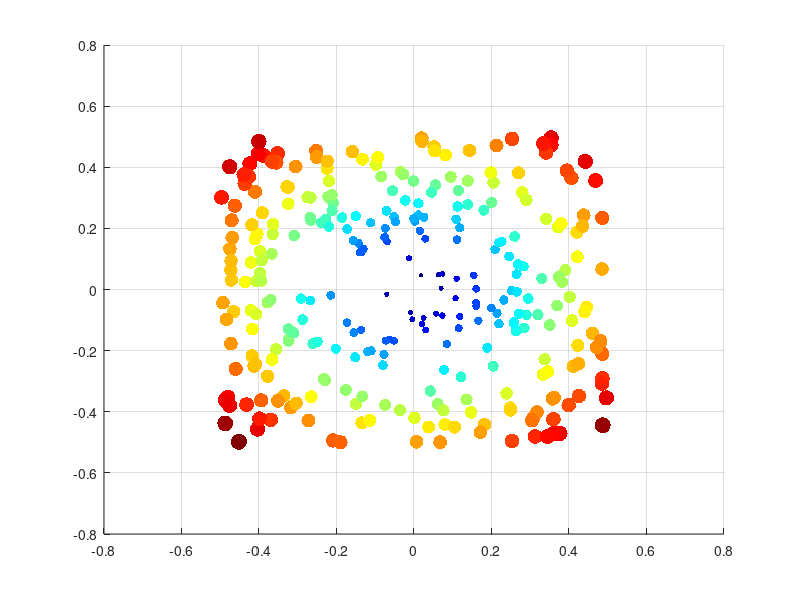

The MATLAB source for this figure: (Note: this script raises an error after producing the figure.)
%%%%%%%%%%%%%%%%%%%%%%%%%%%%%%%%%%%%%%%%%%%%%%%%%%%%%%%%%%%%%%%%%%%%%%%%%%%%%%%%
%%   code to produce scatter plot of the different combinations of 
%%%      of data collection days
%%%%%%%%%%%%%%%%%%%%%%%%%%%%%%%%%%%%%%%%%%%%%%%%%%%%%%%%%%%%%%%%%%%%%%%%%%%%

clear vars; 
load("k3_profiles_7days.mat","doublecheckdays_k3");
numPoints = 300;
x = rand(1, numPoints) - 0.5;
y = rand(size(x)) - 0.5;
% Sizes = distance from origin
sizes = 200 * sqrt(x.^2 + y.^ 2);
% Colors according to the jet colormap and distance from origin.
indexes = round(rescale(sizes, 1, numPoints));
colors = jet(numPoints);	% Initialize
colors = colors(indexes,:); % Colored according to distance.
% Do the plot
scatter(x, y, sizes, colors, 'filled');
grid on;


A=[1 1 1 1 1 1 1 1 1 1 1 1 1 1 1 1 1 1 1 1; 
    2 2 2 2 2 2 2 2 2 2 2 2 2 2 2 2 2 2 2 2; 
    3 3 3 3 3 3 3 3 3 3 3 3 3 3 3 3 3 3 3 3; 
    4 4 4 4 4 4 4 4 4 4 4 4 4 4 4 4 4 4 4 4; 
    5 5 5 5 5 5 5 5 5 5 5 5 5 5 5 5 5 5 5 5; 
    6 6 6 6 6 6 6 6 6 6 6 6 6 6 6 6 6 6 6 6; 
    7 7 7 7 7 7 7 7 7 7 7 7 7 7 7 7 7 7 7 7];
Avec = reshape(A',1,[]); %transpose matrix

B = [1 2 3 4 5 6 7 8 9 10 11 12 13 14 15 16 17 18 19 20; 1 2 3 4 5 6 7 8 9 10 11 12 13 14 15 16 17 18 19 20;
    1 2 3 4 5 6 7 8 9 10 11 12 13 14 15 16 17 18 19 20; 1 2 3 4 5 6 7 8 9 10 11 12 13 14 15 16 17 18 19 20;
    1 2 3 4 5 6 7 8 9 10 11 12 13 14 15 16 17 18 19 20; 1 2 3 4 5 6 7 8 9 10 11 12 13 14 15 16 17 18 19 20;
    1 2 3 4 5 6 7 8 9 10 11 12 13 14 15 16 17 18 19 20];
Bvec = reshape(B',1,[]); %transpose matrix

count=zeros(7,20); %vec to count the frequency of each day

%for loop to count the frequence of each day to populate count vec
for i=1:7
    y = doublecheckdays_k3(:,i);
    for j=1:52 
        for k=1:20

            if y(j)==k
                count(i,k) =count(i,k)+1;
            end
        
        end

    end 
        
     
end

%for loop to shift any index containing a 0 to avoid error in producing
%graph
for i=1:7
    for j=1:20
        if count(i,j)==0
            count(i,j) = count(i,j)+0.00000000001;
        end
    end
end

count_vec = reshape(count',[],1);
count_vec=10*count_vec; %scaling of the circles

figure;
scatter(Avec,Bvec,count_vec,"filled")
xlim([0,8])
ylim([0,21])
xlabel('Experimental Time Points')
ylabel('Day Number')
title('Optimal Number of Days')
saveas(gcf,'Optimal Number of Days','jpg');
